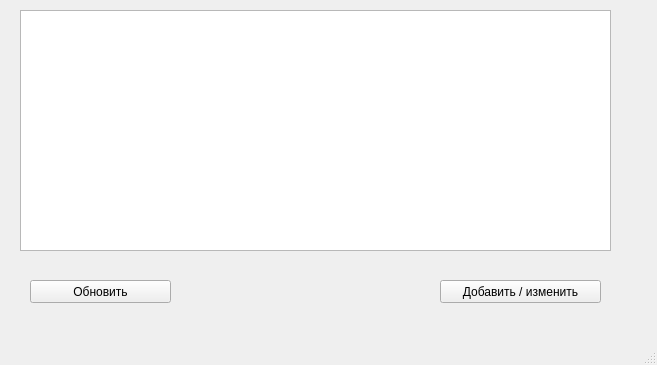
<?xml version="1.0" encoding="UTF-8"?>
<ui version="4.0">
 <class>MainWindow</class>
 <widget class="QMainWindow" name="MainWindow">
  <property name="geometry">
   <rect>
    <x>0</x>
    <y>0</y>
    <width>657</width>
    <height>365</height>
   </rect>
  </property>
  <property name="windowTitle">
   <string>MainWindow</string>
  </property>
  <widget class="QWidget" name="centralwidget">
   <widget class="QTableWidget" name="tableWidget">
    <property name="geometry">
     <rect>
      <x>20</x>
      <y>10</y>
      <width>591</width>
      <height>241</height>
     </rect>
    </property>
   </widget>
   <widget class="QPushButton" name="pushButton">
    <property name="geometry">
     <rect>
      <x>30</x>
      <y>280</y>
      <width>141</width>
      <height>23</height>
     </rect>
    </property>
    <property name="text">
     <string>Обновить</string>
    </property>
   </widget>
   <widget class="QPushButton" name="pushButton_2">
    <property name="geometry">
     <rect>
      <x>440</x>
      <y>280</y>
      <width>161</width>
      <height>23</height>
     </rect>
    </property>
    <property name="text">
     <string>Добавить / изменить</string>
    </property>
   </widget>
  </widget>
  <widget class="QMenuBar" name="menubar">
   <property name="geometry">
    <rect>
     <x>0</x>
     <y>0</y>
     <width>657</width>
     <height>21</height>
    </rect>
   </property>
  </widget>
  <widget class="QStatusBar" name="statusbar"/>
 </widget>
 <resources/>
 <connections/>
</ui>
